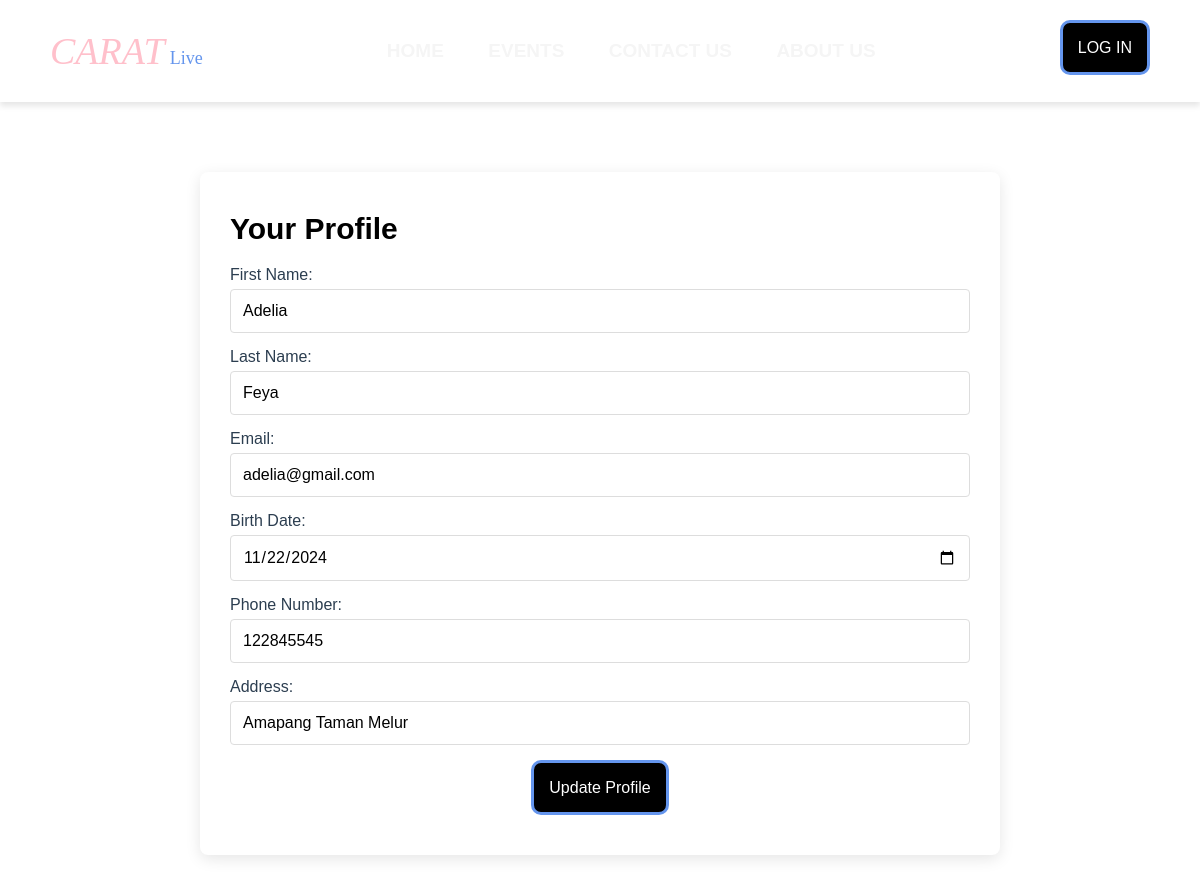
Screenshot of /profileform.php?user_id=15 with the database file from the repository.
### tables this page shows
CREATE TABLE `user` (
  `id` int(11) NOT NULL,
  `firstname` varchar(100) NOT NULL,
  `lastname` varchar(100) NOT NULL,
  `email` varchar(100) NOT NULL,
  `password` varchar(15) NOT NULL,
  `birthdate` date NOT NULL,
  `phonenumber` int(11) NOT NULL,
  `address` varchar(100) NOT NULL
);

### profileform.php (the view, shortened to what this page needs)
<!doctype html>
<html>
<head>
<link rel="stylesheet" href="style.css">
<link rel="stylesheet" href="https://cdnjs.cloudflare.com/ajax/libs/font-awesome/6.5.0/css/all.min.css">
</head>
<?php
include("db_connection.php");
include('header.php');
if (isset($_GET['user_id'])) {
    $user_id = $_GET['user_id'];
    $firstname= '';
    $lastname = '';
    $email = '';
    $birthdate = '';
	$phonenumber = '';
	$address = '';
    $query = "SELECT * FROM user WHERE id = $user_id";
    $result = mysqli_query($conn, $query);
	if(mysqli_num_rows($result) > 0){
		$user = mysqli_fetch_assoc($result);
        $firstname= $user['firstname'];
        $lastname = $user['lastname'];
        $email = $user['email'];
        $birthdate = $user['birthdate'];
        $phonenumber = $user['phonenumber'];
        $address = $user['address'];
	} else{
		echo "User not Found.";
	}
}
?>
<body class="app">
    <div style="display: flex; justify-content: center;">
        <div class="profile-container" style="margin-top: 70px">
		<div class="profile-details">
				<h2>Your Profile</h2>
				<form action="profileedit.php" method="POST">
					<div class="form-group">
						<label for="firstname">First Name:</label>
						<input type="text" id="firstname" name="firstname" <?php echo !empty($firstname) ? 'value="' . htmlspecialchars($firstname) . '"' : ''; ?>>
					</div>
					<div class="form-group">
						<label for="lastname">Last Name:</label>
						<input type="text" id="lastname" name="lastname" <?php echo !empty($lastname) ? 'value="' . htmlspecialchars($lastname) . '"' : ''; ?>>
					</div>
					<div class="form-group">
						<label for="email">Email:</label>
						<input type="email" id="email" name="email" <?php echo !empty($email) ? 'value="' . htmlspecialchars($email) . '"' : ''; ?>>
					</div>
					<div class="form-group">
						<label for="birthdate">Birth Date:</label>
						<input type="date" id="birthdate" name="birthdate" <?php echo !empty($birthdate) ? 'value="' . htmlspecialchars($birthdate) . '"' : ''; ?>>
					</div>
					<div class="form-group">
						<label for="phonenumber">Phone Number:</label>
						<input type="phonenumber" id="phonenumber" name="phonenumber" <?php echo !empty($phonenumber) ? 'value="' . htmlspecialchars($phonenumber) . '"' : ''; ?>>
					</div>
					<div class="form-group">
						<label for="address">Address:</label>
						<input type="address" id="address" name="address" <?php echo !empty($address) ? 'value="' . htmlspecialchars($address) . '"' : ''; ?>>
					</div>
					<div style="text-align: center;">
                    <button class="buttonSecondary">
                    Update Profile
                    </button>
                </div>
				</form>
			</div>
		</div>
   </div>
</body>
</html>

### style.css (style rules this page uses)
* { margin: 0; padding: 0; text-decoration: none; border: none; outline: none; scroll-behavior: smooth; font-family: Verdana, Verdana, sans-serif; color: black; }
h1, h2, h3, h4, h5, h6, h7 { color: black; margin-bottom: 15px; }
html { font-size: 16px; overflow-x: hidden; scroll-behavior: smooth; }
body { position: relative; margin: 0; }
.app { background-image: url("concertBackground.png"); background-size: cover; background-position: center; }
.buttonSecondary, .buttonEvents { background-color: black; height: 55px; border-style: solid; border-color: cornflowerblue; color: white; padding: 15px; border-radius: 10px; font-size: 16px; transition: 0.3s ease; }
* { box-sizing: border-box; }
.form-group { margin-bottom: 15px; text-align: left; }
.form-group label { font-size: 16px; margin-bottom: 5px; display: block; color: #2c3e50; }
.form-group input, .form-group textarea { width: 100%; padding: 12px; border: 1px solid #ddd; border-radius: 4px; font-size: 16px; outline: none; transition: border-color 0.3s ease; }
.profile-container, .details-container { background: #fff; color: #2c3e50; padding: 40px 30px; border-radius: 8px; max-width: 800px; width: 100%; text-align: center; margin: 100px 0; display: flex; justify-content: space-between; align-items: flex-start; gap: 40px; box-shadow: 0px 4px 15px rgba(0, 0, 0, 0.1); }
.profile-details { flex: 1; text-align: left; }
.profile-details h2 { margin-bottom: 20px; font-size: 30px; }

### rows the page displays
user: firstname "Adelia", lastname "Feya", email "adelia@gmail.com", birthdate "11/22/2024", phonenumber "122845545", address "Amapang Taman Melur"
